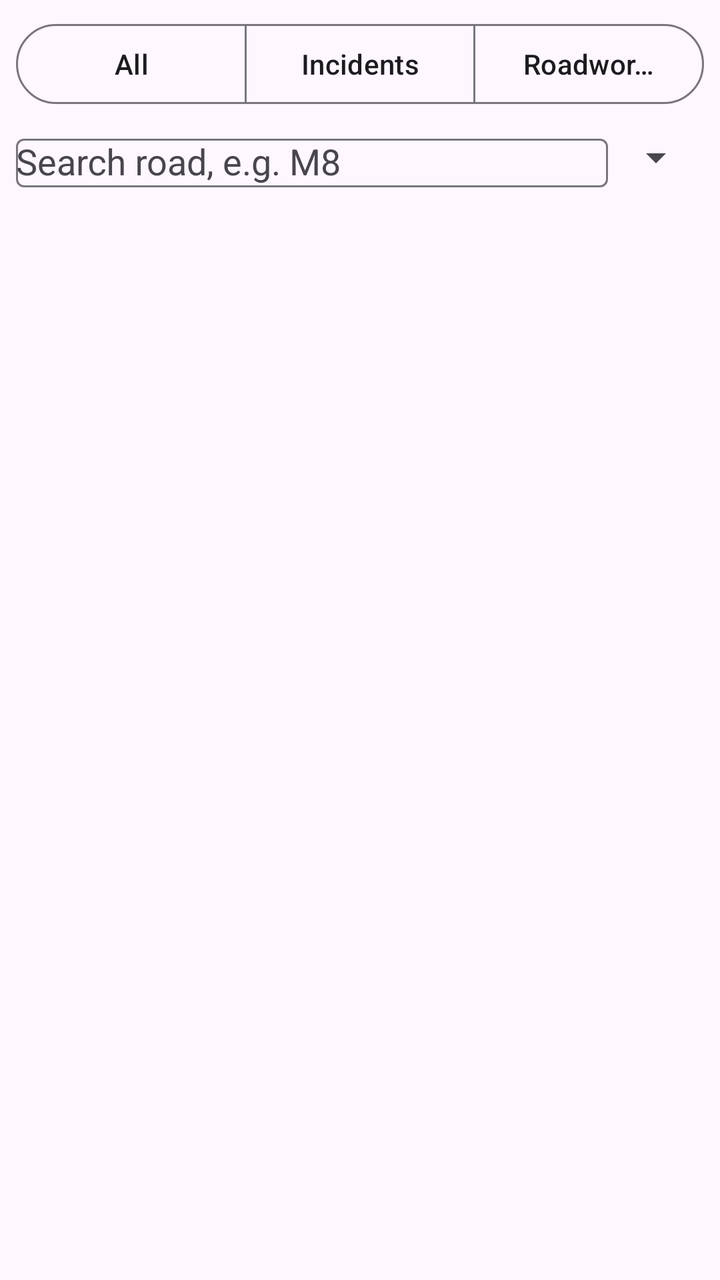
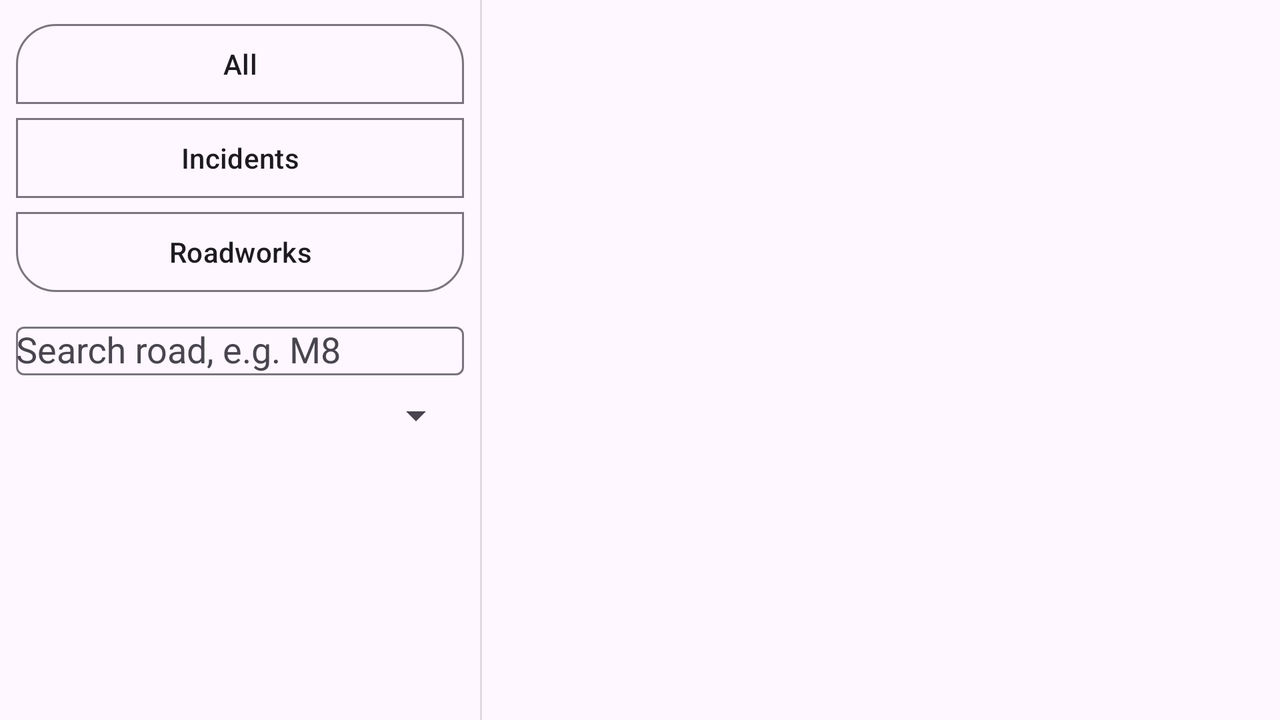

Two renders of one Android screen. The first uses the default layout on a phone; the second uses the alternative layout the repository ships for a different screen configuration, on a matching device. The two XML files are below.
<!-- AndroidManifest.xml: application theme Theme.McCusker_Liam_S2526913 -->
<!-- res/layout/fragment_situation_list.xml -->
<?xml version="1.0" encoding="utf-8"?>
<LinearLayout xmlns:android="http://schemas.android.com/apk/res/android"
    xmlns:app="http://schemas.android.com/apk/res-auto"
    android:layout_width="match_parent"
    android:layout_height="match_parent"
    android:orientation="vertical">

    <com.google.android.material.button.MaterialButtonToggleGroup
        android:id="@+id/filterToggle"
        android:layout_width="match_parent"
        android:layout_height="wrap_content"
        android:layout_margin="8dp"
        app:selectionRequired="true"
        app:singleSelection="true">

        <Button
            android:id="@+id/filterAll"
            style="?attr/materialButtonOutlinedStyle"
            android:layout_width="0dp"
            android:layout_height="wrap_content"
            android:layout_weight="1"
            android:text="@string/filter_all" />

        <Button
            android:id="@+id/filterIncidents"
            style="?attr/materialButtonOutlinedStyle"
            android:layout_width="0dp"
            android:layout_height="wrap_content"
            android:layout_weight="1"
            android:text="@string/filter_incidents" />

        <Button
            android:id="@+id/filterRoadworks"
            style="?attr/materialButtonOutlinedStyle"
            android:layout_width="0dp"
            android:layout_height="wrap_content"
            android:layout_weight="1"
            android:text="@string/filter_roadworks" />
    </com.google.android.material.button.MaterialButtonToggleGroup>

    <LinearLayout
        android:layout_width="match_parent"
        android:layout_height="wrap_content"
        android:layout_marginStart="8dp"
        android:layout_marginEnd="8dp"
        android:gravity="center_vertical"
        android:orientation="horizontal">

        
        <com.google.android.material.textfield.TextInputLayout
            android:layout_width="0dp"
            android:layout_height="wrap_content"
            android:layout_weight="1"
            android:hint="@string/road_search_hint"
            app:endIconMode="clear_text">

            <com.google.android.material.textfield.MaterialAutoCompleteTextView
                android:id="@+id/roadSearch"
                android:layout_width="match_parent"
                android:layout_height="wrap_content"
                android:imeOptions="actionSearch"
                android:importantForAutofill="no"
                android:inputType="textCapCharacters|textNoSuggestions"
                android:maxLines="1" />
        </com.google.android.material.textfield.TextInputLayout>

        <Spinner
            android:id="@+id/distanceSpinner"
            android:layout_width="wrap_content"
            android:layout_height="wrap_content" />
    </LinearLayout>

    <TextView
        android:id="@+id/listCount"
        android:layout_width="match_parent"
        android:layout_height="wrap_content"
        android:paddingStart="12dp"
        android:paddingEnd="12dp"
        android:paddingBottom="4dp"
        android:textSize="14sp" />

    
    <FrameLayout
        android:layout_width="match_parent"
        android:layout_height="0dp"
        android:layout_weight="1">

        <androidx.recyclerview.widget.RecyclerView
            android:id="@+id/situationRecycler"
            android:layout_width="match_parent"
            android:layout_height="match_parent" />

        <TextView
            android:id="@+id/emptyText"
            android:layout_width="wrap_content"
            android:layout_height="wrap_content"
            android:layout_gravity="center"
            android:gravity="center"
            android:padding="24dp"
            android:textSize="16sp"
            android:visibility="gone" />
    </FrameLayout>
</LinearLayout>
<!-- resources referenced by this layout -->
<resources>
  <string name="filter_all">All</string>
  <string name="filter_incidents">Incidents</string>
  <string name="filter_roadworks">Roadworks</string>
  <string name="road_search_hint">Search road, e.g. M8</string>
  <style name="Theme.McCusker_Liam_S2526913" parent="Base.Theme.McCusker_Liam_S2526913" />
  <style name="Base.Theme.McCusker_Liam_S2526913" parent="Theme.Material3.DayNight.NoActionBar">
          
          
      </style>
</resources>
<!-- res/layout-land/fragment_situation_list.xml (the repository's variant of the layout above) -->
<!-- drawn on the phone turned sideways -->
<?xml version="1.0" encoding="utf-8"?>
<LinearLayout xmlns:android="http://schemas.android.com/apk/res/android"
    xmlns:app="http://schemas.android.com/apk/res-auto"
    android:layout_width="match_parent"
    android:layout_height="match_parent"
    android:orientation="horizontal">

    
    <ScrollView
        android:layout_width="240dp"
        android:layout_height="match_parent">

        <LinearLayout
            android:layout_width="match_parent"
            android:layout_height="wrap_content"
            android:orientation="vertical"
            android:padding="8dp">

            <com.google.android.material.button.MaterialButtonToggleGroup
                android:id="@+id/filterToggle"
                android:layout_width="match_parent"
                android:layout_height="wrap_content"
                android:orientation="vertical"
                app:selectionRequired="true"
                app:singleSelection="true">

                <Button
                    android:id="@+id/filterAll"
                    style="?attr/materialButtonOutlinedStyle"
                    android:layout_width="match_parent"
                    android:layout_height="wrap_content"
                    android:text="@string/filter_all" />

                <Button
                    android:id="@+id/filterIncidents"
                    style="?attr/materialButtonOutlinedStyle"
                    android:layout_width="match_parent"
                    android:layout_height="wrap_content"
                    android:text="@string/filter_incidents" />

                <Button
                    android:id="@+id/filterRoadworks"
                    style="?attr/materialButtonOutlinedStyle"
                    android:layout_width="match_parent"
                    android:layout_height="wrap_content"
                    android:text="@string/filter_roadworks" />
            </com.google.android.material.button.MaterialButtonToggleGroup>

            
            <com.google.android.material.textfield.TextInputLayout
                android:layout_width="match_parent"
                android:layout_height="wrap_content"
                android:layout_marginTop="8dp"
                android:hint="@string/road_search_hint"
                app:endIconMode="clear_text">

                <com.google.android.material.textfield.MaterialAutoCompleteTextView
                    android:id="@+id/roadSearch"
                    android:layout_width="match_parent"
                    android:layout_height="wrap_content"
                    android:imeOptions="actionSearch"
                    android:importantForAutofill="no"
                    android:inputType="textCapCharacters|textNoSuggestions"
                    android:maxLines="1" />
            </com.google.android.material.textfield.TextInputLayout>

            <Spinner
                android:id="@+id/distanceSpinner"
                android:layout_width="match_parent"
                android:layout_height="wrap_content"
                android:layout_marginTop="8dp" />

            <TextView
                android:id="@+id/listCount"
                android:layout_width="match_parent"
                android:layout_height="wrap_content"
                android:layout_marginTop="8dp"
                android:textSize="14sp" />
        </LinearLayout>
    </ScrollView>

    <View
        android:layout_width="1dp"
        android:layout_height="match_parent"
        android:background="?android:attr/listDivider" />

    
    <FrameLayout
        android:layout_width="0dp"
        android:layout_height="match_parent"
        android:layout_weight="1">

        <androidx.recyclerview.widget.RecyclerView
            android:id="@+id/situationRecycler"
            android:layout_width="match_parent"
            android:layout_height="match_parent" />

        <TextView
            android:id="@+id/emptyText"
            android:layout_width="wrap_content"
            android:layout_height="wrap_content"
            android:layout_gravity="center"
            android:gravity="center"
            android:padding="24dp"
            android:textSize="16sp"
            android:visibility="gone" />
    </FrameLayout>
</LinearLayout>
